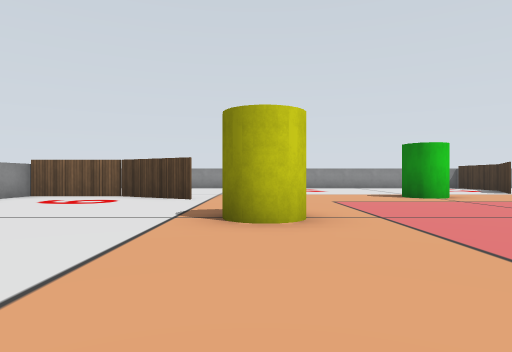
view 1 (above)

19 first-person views from a walk through a world built for the Gazebo simulator. The camera is 0.1 m above the floor, looks level and sees 75° across. The floor is counted in squares, 0.2 m on a side. Each view is taken from the middle of a square. On the plan, view 1 faces up. The plan holds only what a view shows up to about 9 squares ahead; the rest is blank. Some surface patterns are stand-ins.

view 2
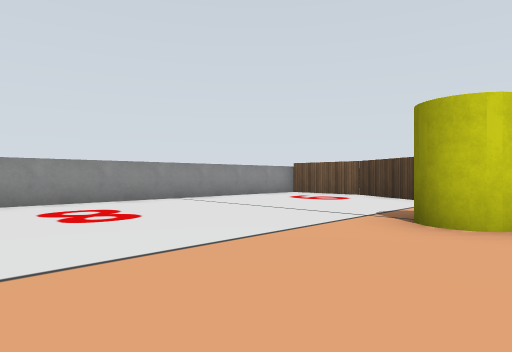

view 3
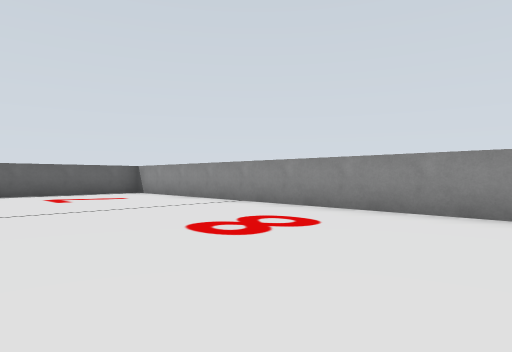

view 4
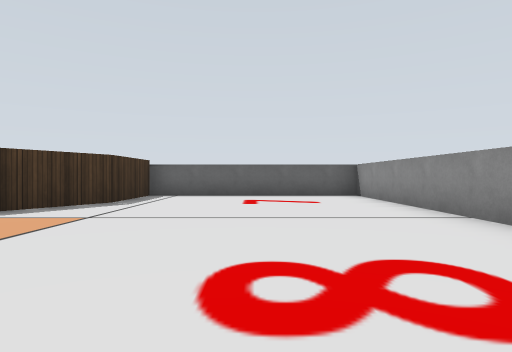

view 5
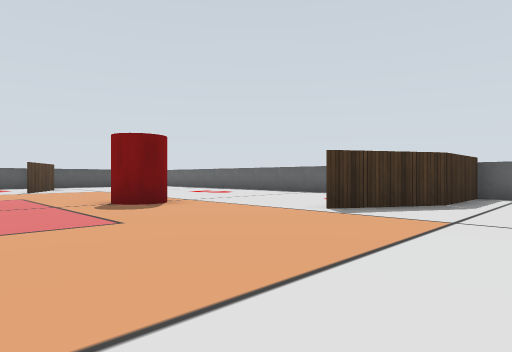

view 6
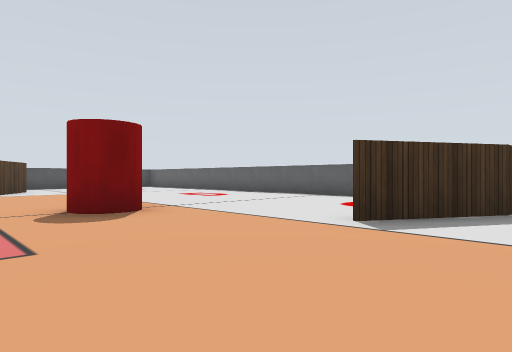

view 7
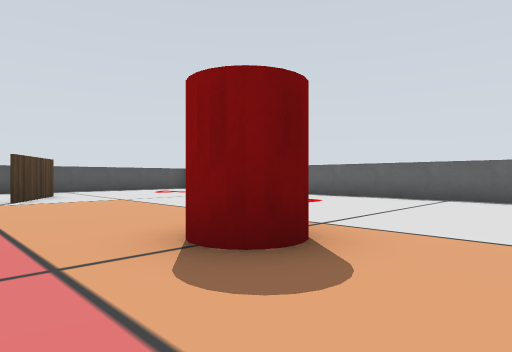

view 8
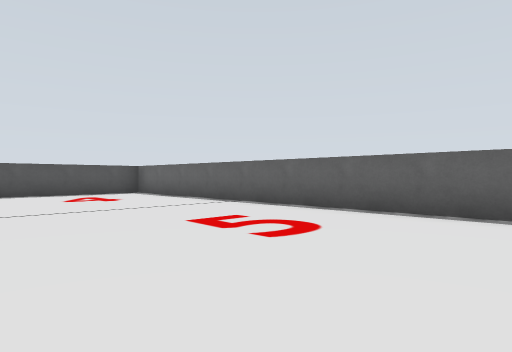

view 9
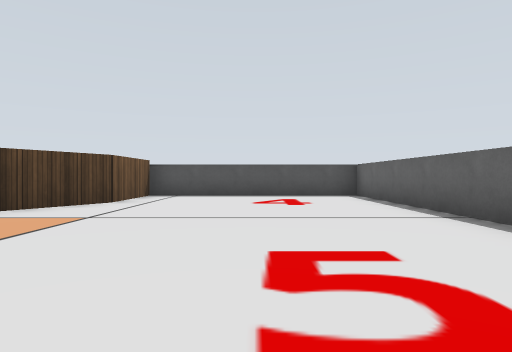

view 10
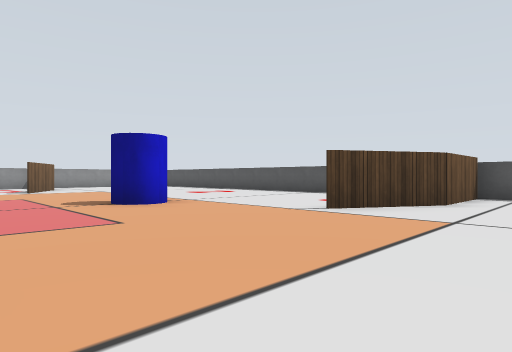

view 11
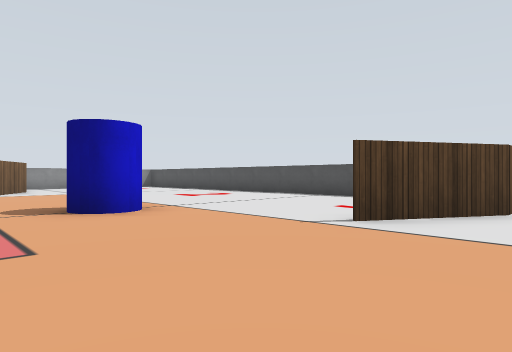

view 12
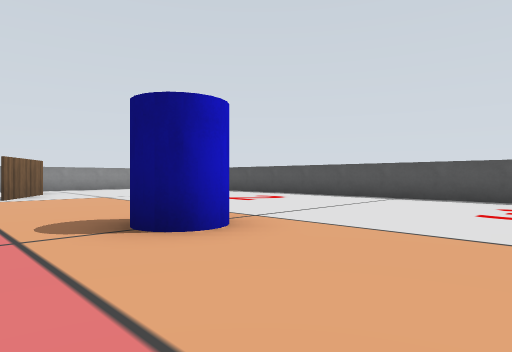

view 13
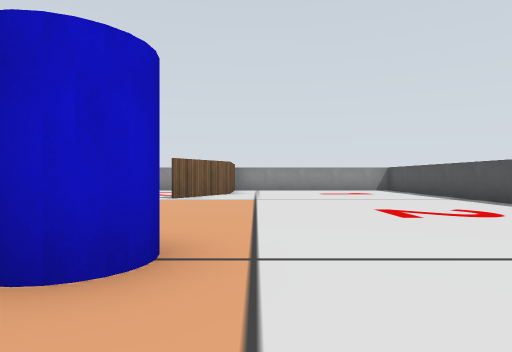

view 14
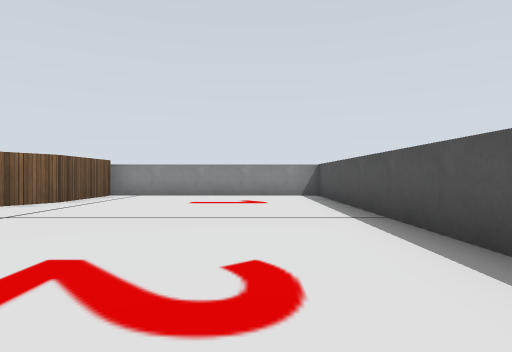

view 15
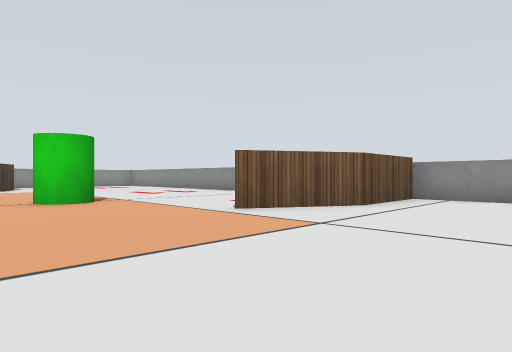

view 16
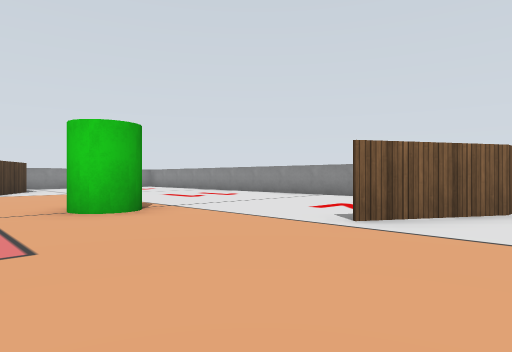

view 17
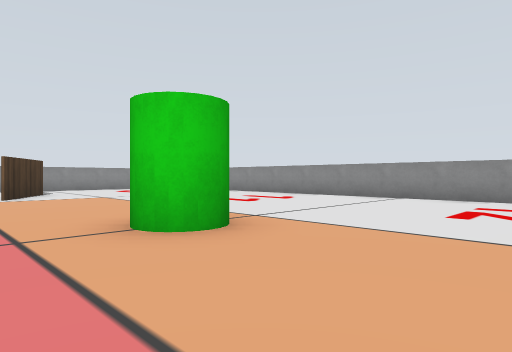

view 18
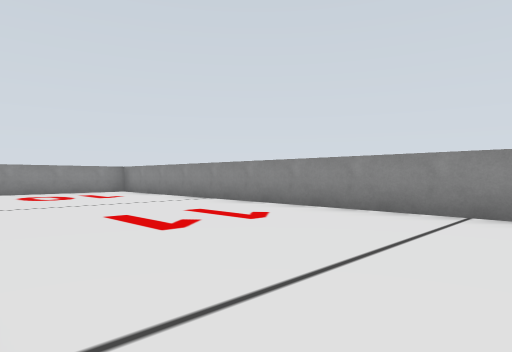

view 19
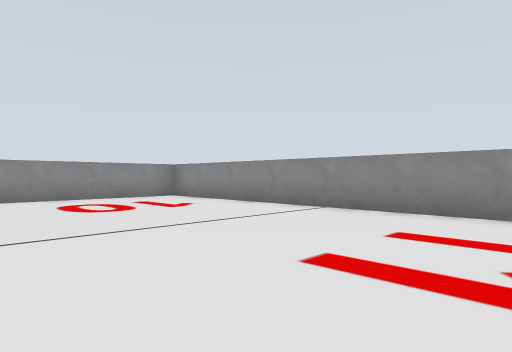

### Floor plan
Points are (right, up) in squares from view 1. A wall is a line through its corners. A room is listed if a view was taken in it or the views show most of it. See-through windows are left out.
Room 1 (views 1, 2, 3, 4, 5, 6, 7, 8, 9, 10, 11, 12, 13, 14, 15, 16, 17, 18, 19)
walls: (-1.4, 7.1) (-3.4, 8.2) (-5.6, 8.2) (-5.6, -5.6) (-0.3, -5.6) (-0.3, -3.3) (0.9, -1.3); (-3.3, 8.3) (-1.4, 7.2); (3, -5.6) (13.6, -5.6) (13.6, -0.3) (11.3, -0.3) (9.3, 0.9); (6, 13.6) (-5.6, 13.6) (-5.6, 10); (13.6, 2) (13.6, 13.6) (8.3, 13.6) (8.3, 11.3) (7.2, 9.4)
objects: yellow cylinder (0, 4); red cylinder (4, 0); green cylinder (4, 8); blue cylinder (8, 4)

Where each view was taken, in squares from view 1:
view 1: 0 up, 0 right, facing up
view 2: 0 up, 1 right, facing up-left
view 3: 4 up, 1 left, facing down-left
view 4: 3 up, 3 left, facing down
view 5: 3 up, 2 left, facing down-right
view 6: 2 up, 1 left, facing down-right
view 7: 2 up, 2 right, facing down-right
view 8: 1 down, 4 right, facing down-right
view 9: 3 down, 5 right, facing right
view 10: 2 down, 5 right, facing up-right
view 11: 1 down, 6 right, facing up-right
view 12: 1 up, 6 right, facing up-right
view 13: 2 up, 9 right, facing up
view 14: 5 up, 12 right, facing up
view 15: 6 up, 11 right, facing up-left
view 16: 6 up, 9 right, facing up-left
view 17: 6 up, 7 right, facing up-left
view 18: 9 up, 5 right, facing up-left
view 19: 9 up, 2 right, facing up-left
